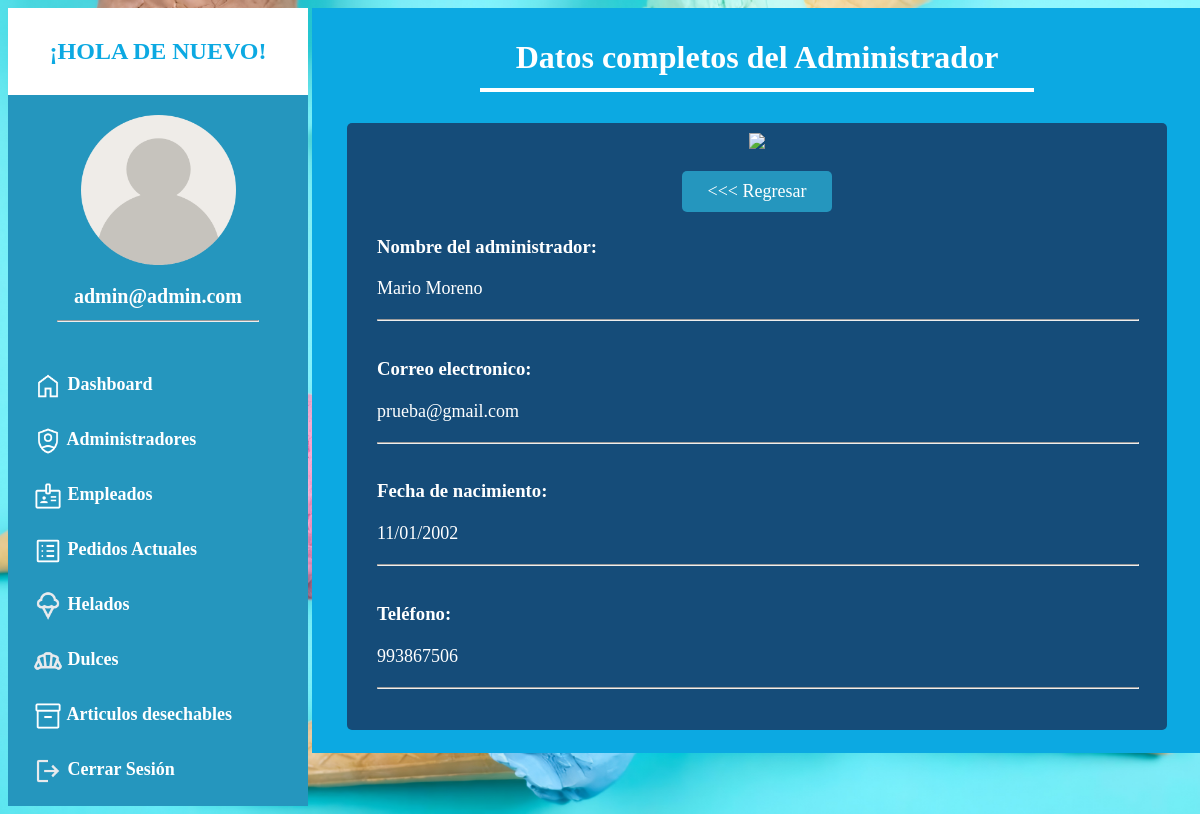
The page /ver_admin.php?id=5 (signed in) on the database its author committed.
### tables this page shows
CREATE TABLE `administradores` (
  `id_admin` int(11) NOT NULL,
  `nombre` varchar(100) DEFAULT NULL,
  `correo` varchar(100) DEFAULT NULL,
  `contrasena` varchar(100) DEFAULT NULL,
  `fecha_nacimiento` date DEFAULT NULL,
  `telefono` char(10) DEFAULT NULL
);

### ver_admin.php (the view, shortened to what this page needs)
<!DOCTYPE html>
<html lang="en">
<head>
    <link rel="stylesheet" href="style_panel_admin.css">
</head>
<body>
    <div class="ancho">
        <?php
        include "menu_panel_admin.php";
        ?>
        <div class="contenedorpaneladmin">
            <div class="contenedor4 centrar">
                <h1>Datos completos del Administrador</h1>
                <hr>
            </div>
            <br>
            <div class="contenedor5 centrar">
                <img src="./img/logo_colon.png" class="logopaneladmin1">
                <br><br>
                <a href="administradores.php" class="btn_regresar"> &lt;&lt;&lt; Regresar</a>
                <?php
                require "conexion.php";
                $id = $_GET['id'];
                $verusuario = "SELECT * FROM administradores WHERE id_admin = '$id'";
                $resultado = mysqli_query($conectar, $verusuario);
                $fila = $resultado->fetch_array();
                ?>
                <div class="contenedor7">
                    <h3>Nombre del administrador:</h3>
                    <p><?php echo $fila["nombre"]; ?></p>
                    <hr>
                </div>
                <div class="contenedor7">
                    <h3>Correo electronico:</h3>
                    <p><?php echo $fila["correo"]; ?></p>
                    <hr>
                </div>
                <?php
                    $fechanormal = $fila["fecha_nacimiento"];
                    $fechacambiada = str_replace('-', '/', date('d-m-Y', strtotime($fechanormal)));
                ?>
                <div class="contenedor7">
                    <h3>Fecha de nacimiento:</h3>
                    <p><?php echo $fechacambiada; ?></p>
                    <hr>
                </div>
                <div class="contenedor7">
                    <h3>Teléfono:</h3>
                    <p><?php echo $fila["telefono"]; ?></p>
                    <hr>
                </div>
                <br>
            </div>
            <br>
        </div>
</body>
</html>

### style_panel_admin.css (style rules this page uses)
body { font-family: 'Times New Roman', Times, serif; background: url(./img/bg.jpg) no-repeat center top; background-size:cover; }
:root { --color1: rgb(37, 150, 190); --color2: white; --color3: #8cf5f9; --color4: #154c79; --color5: #0ca9e2; --color6: red; }
.ancho { width: 1200px; margin: auto; }
.centrar { text-align: center; }
.contenedorpaneladmin { width: 880px; background-color: var(--color5); display: inline-block; vertical-align: top; padding: 5px; }
.contenedor4 { width: 850px; color: var(--color2); padding: 5px; margin-left: 10px; border-radius: 10px; }
.contenedor4 hr { margin-top: -10px; width: 550px; border: 2px var(--color2) solid; }
.contenedor5 { width: 800px; background-color: var(--color4); color: var(--color2); padding: 10px; margin-left: 30px; border-radius: 5px; }
.contenedor5 p { font-size: 18px; line-height: 25px; }
.logopaneladmin1 { width: 200px; }
.contenedor5 { width: 800px; background-color: var(--color4); color: var(--color5); padding: 10px; margin-left: 30px; border-radius: 5px; }
.contenedor5 p { font-size: 18px; line-height: 25px; color: var(--color2); }
.btn_regresar { width: 130px; display: inline-block; background-color: var(--color1); color: var(--color2); text-decoration: none; padding: 10px; font-size: 18px; border-radius: 5px; }
.contenedor7 hr { width: 100%; }
.contenedor7 { color: var(--color2); text-align: left; padding: 5px 20px; }

### rows shown on the page
administradores: nombre "Mario Moreno", correo "prueba@gmail.com", fecha_nacimiento "11/01/2002", telefono "993867506"

### other values the page prints
$adminCorreo "admin@admin.com"
